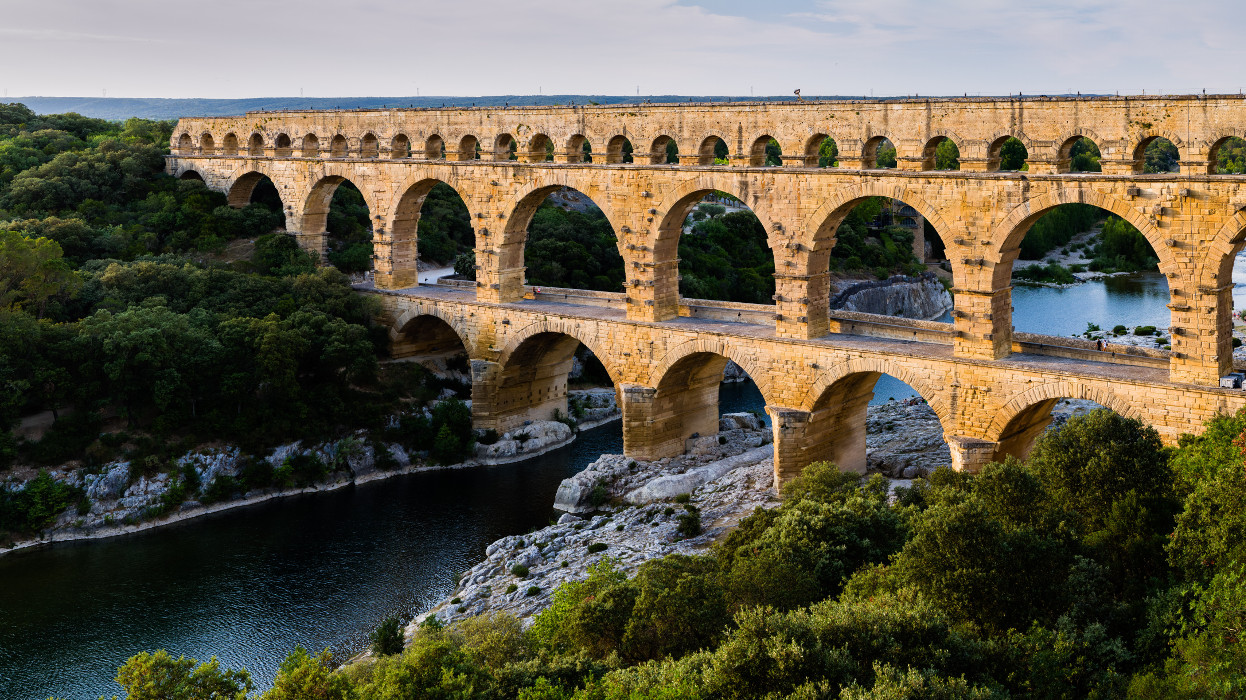
#> input picture lab2/s1.jpg, 1246 x 700 px
$ jupyter execute SIFT_Demo.ipynb
#> lines starting #> are read from the running program, lines starting #| are printed output that depends on the picture; after the words box and inside, x2 and y2 are one past the last pixel; in counts of white or black regions, pixels touching at a corner belong together
[cell 1]
# this code is for SIFT (Scale-Invariant Feature Transform)
# the original code is from https://github.com/bhaswara/CV_24T3/tree/main, created by Irfan Dwiki Bhaswara
import cv2
import numpy as np
import matplotlib.pyplot as plt

[cell 2]
#Read image
image = cv2.imread('s1.jpg')
#> image is the input picture: shape (700, 1246, 3); mean B, G, R 75, 92.3, 98.2

[cell 3]
#Show image
plt.imshow(cv2.cvtColor(image, cv2.COLOR_BGR2RGB))
plt.title('Input Image')
plt.axis('off')

[cell 4]
'''
Setting SIFT parameters
nfeatures -> How many keypoints you want to include
contrastThreshold -> How sensitive the detector is to low contrast regions

'''
sift = cv2.SIFT_create(nfeatures=30)

#Apply SIFT
keypoints, descriptors = sift.detectAndCompute(image, None)
#> keypoints = 30 keypoints; strongest (x, y, size): (285, 187, 2), (1120, 330, 7.8), (1009, 155, 25.1), (1237, 385, 5.4)

# keypoints = sift.detect(image, None)
# keypoints, descriptors = sift.compute(image, keypoints)

[cell 5]
#Inside Keypoints
count = 0
for kp in keypoints:
    x,y = kp.pt
    print('x:', round(x, 2), 'y:', round(y, 2))
    count += 1
#> this loop made 30 passes
#> (kp, x, y) on passes 1 to 12: (keypoint at (506.5, 322.1), size 4.4, 506.5, 322.1), (keypoint at (506.5, 322.1), size 4.4, 506.5, 322.1), (keypoint at (289.4, 207.4), size 2.6, 289.4, 207.4), (keypoint at (285.4, 186.8), size 2, 285.4, 186.8), (keypoint at (1119.7, 330.4), size 7.8, 1119.7, 330.4), (keypoint at (506.5, 322.1), size 4.4, 506.5, 322.1), (keypoint at (1009.2, 154.7), size 25.1, 1009.2, 154.7), (keypoint at (283.1, 140.4), size 9.8, 283.1, 140.4), (keypoint at (857.6, 113.4), size 1.9, 857.6, 113.4), (keypoint at (569.3, 249.1), size 59.8, 569.3, 249.1), (keypoint at (1009.2, 154.7), size 25.1, 1009.2, 154.7), (keypoint at (1178.5, 331.1), size 6, 1178.5, 331.1)
#| x: 506.49 y: 322.07
#| x: 506.49 y: 322.07
#| x: 289.41 y: 207.37
#| x: 285.38 y: 186.83
#| x: 1119.66 y: 330.39
#| x: 506.49 y: 322.07
#| x: 1009.16 y: 154.65
#| x: 283.11 y: 140.43
#> (further printed lines are left out)
#> after the loop, count = 30

print('nfeatures:', count)
#| nfeatures: 30

[cell 6]
#Inside descriptors
'''
Descriptors -> a collection of SIFT descriptors, one for each detected keypoint
Each descriptors has 128-dimensional vector. It holds gradient magnitude and orientation around corresponding keypoints
'''
print(descriptors)
#> (printed output is left out)
print('shape:', descriptors.shape)
#| shape: (30, 128)

[cell 7]
#Draw Keypoints
image_with_keypoints = cv2.drawKeypoints(image, keypoints, None, color=(0,0,255))

[cell 8]
plt.imshow(cv2.cvtColor(image_with_keypoints, cv2.COLOR_BGR2RGB))
plt.title('Output Image')
plt.axis('off')
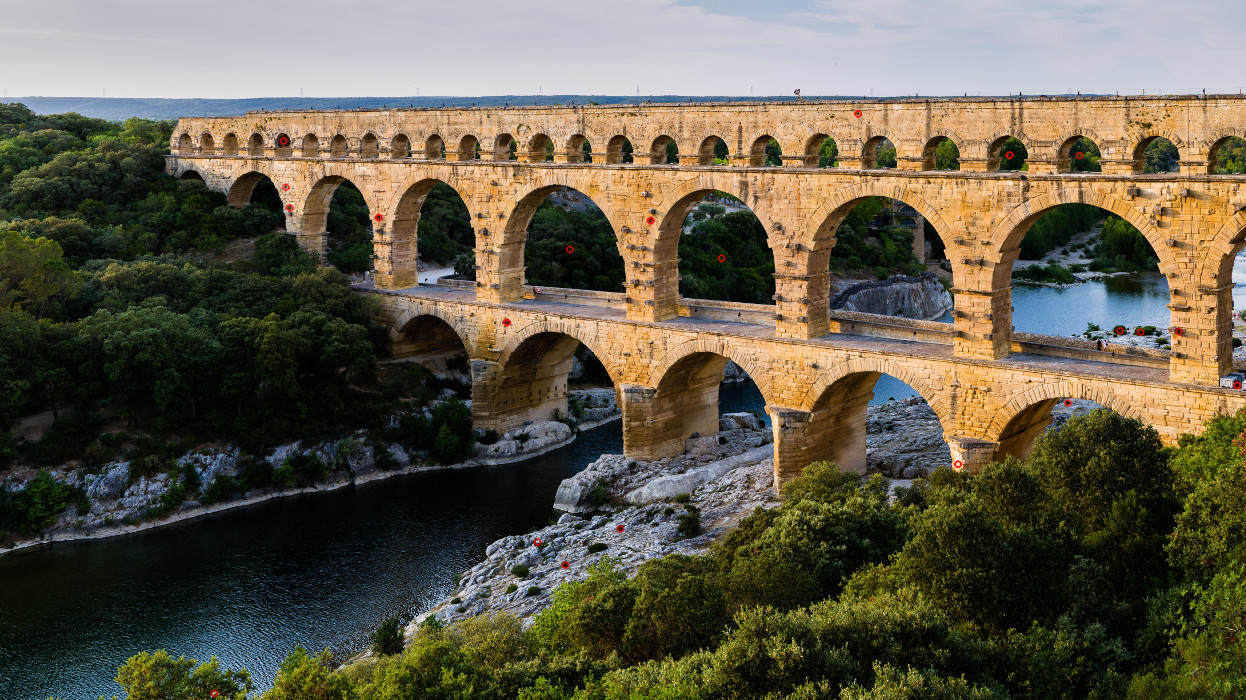
#> shown: shape (700, 1246, 3); mean R, G, B 98.3, 92.3, 75

[cell 9]
def draw_custom_keypoints(img, keypoints, color, mode="circle", size=10, thickness=1):
    """
    Draws custom keypoints on the image.

    Parameters:
        img (numpy.ndarray): Input image.
        keypoints (list of cv2.KeyPoint): List of keypoints detected by SIFT or other detectors.
        color (tuple): BGR color for the keypoints.
        mode (str): Drawing mode, either "marker" or "circle" (default: "circle").
        size (int): Marker size or circle radius.
        thickness (int): Thickness of the marker lines (ignored for filled circles).

    Returns:
        numpy.ndarray: Image with drawn keypoints.
    """
#> called with color = (0, 0, 255), mode = 'circle', size = 10, thickness = 1
    # Copy the image to avoid modifying the original
    img_copy = img.copy()

    for kp in keypoints:
        x, y = int(kp.pt[0]), int(kp.pt[1])  # Extract (x, y) coordinates of the keypoint
        if mode == "marker":
            cv2.drawMarker(img_copy, (x, y), color, markerType=cv2.MARKER_STAR, markerSize=size, thickness=thickness)
        elif mode == "circle":
            cv2.circle(img_copy, (x, y), radius=size, color=color, thickness=-1)
#> this loop made 30 passes
#> (kp, x, y) on passes 1 to 12: (keypoint at (506.5, 322.1), size 4.4, 506, 322), (keypoint at (506.5, 322.1), size 4.4, 506, 322), (keypoint at (289.4, 207.4), size 2.6, 289, 207), (keypoint at (285.4, 186.8), size 2, 285, 186), (keypoint at (1119.7, 330.4), size 7.8, 1119, 330), (keypoint at (506.5, 322.1), size 4.4, 506, 322), (keypoint at (1009.2, 154.7), size 25.1, 1009, 154), (keypoint at (283.1, 140.4), size 9.8, 283, 140), (keypoint at (857.6, 113.4), size 1.9, 857, 113), (keypoint at (569.3, 249.1), size 59.8, 569, 249), (keypoint at (1009.2, 154.7), size 25.1, 1009, 154), (keypoint at (1178.5, 331.1), size 6, 1178, 331)
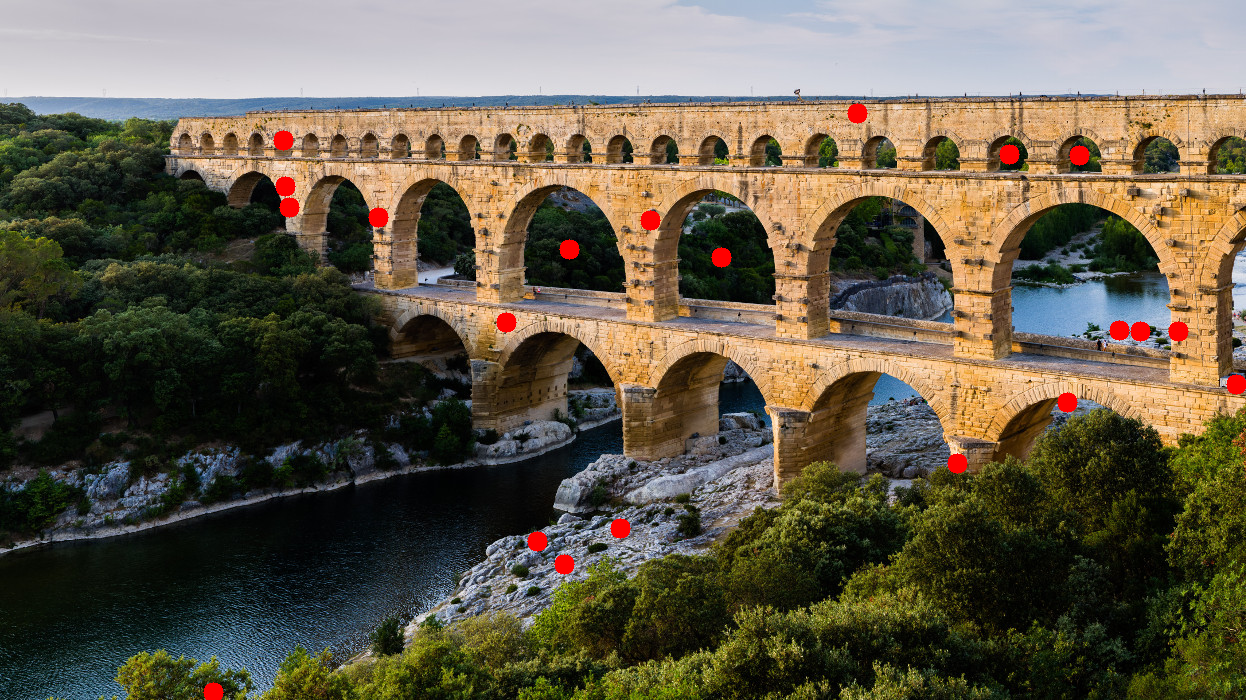
#> img_copy: shape (700, 1246, 3); 0.76% of pixels changed, all inside (x1, y1, x2, y2) = (203, 103, 1246, 700)

    return img_copy

[cell 10]
img_with_keypoints = draw_custom_keypoints(image, keypoints, (0,0,255))

plt.imshow(cv2.cvtColor(img_with_keypoints, cv2.COLOR_BGR2RGB))
plt.title('Output Image')
plt.axis('off')
